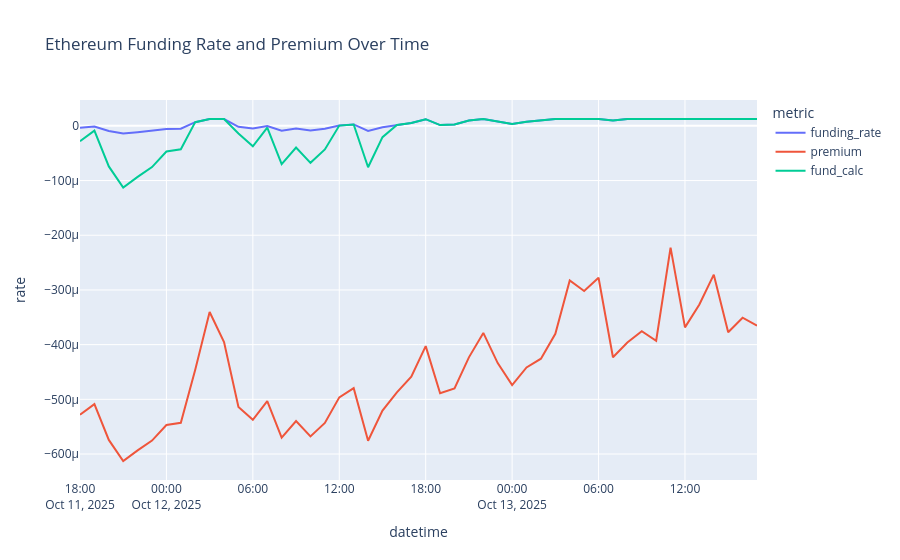

The cell this chart's notebook holds for it:
### Code cell
#| eval: false
import plotly.express as px

# If you want to plot both funding rate and premium together
fig = px.line(f_r.melt(id_vars=['datetime', 'coin'], 
                       value_vars=['funding_rate', 'premium','fund_calc'],
                       var_name='metric', value_name='rate'),
              x='datetime', y='rate', color='metric',
              title='Ethereum Funding Rate and Premium Over Time')
fig.show()
